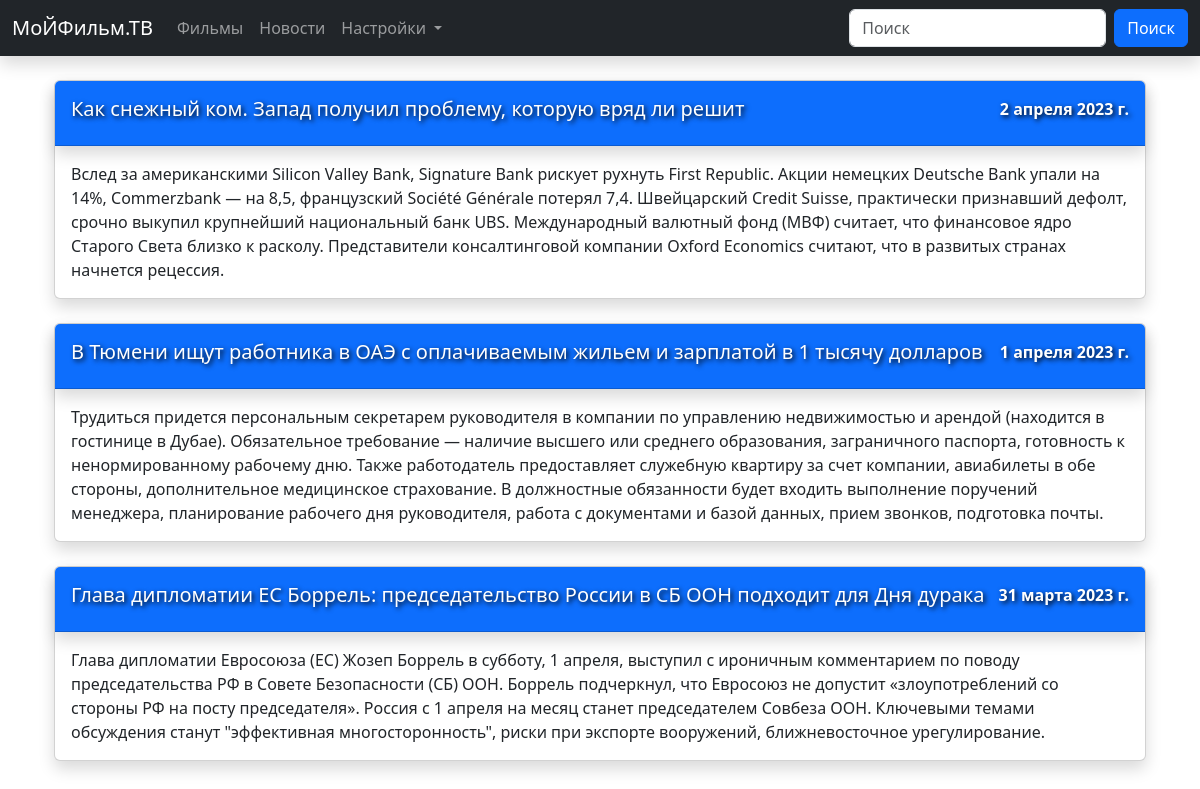
Page /news/ on the committed database.
### news/models.py (models this page shows, shortened)
class News(models.Model):
    headline = models.CharField(max_length=255)
    body = models.TextField(blank=True)
    date = models.DateField()
    class Meta:
        verbose_name = 'Новость'
        verbose_name_plural = 'Новости'

### news/views.py (the view)
# urls.py: path('news/', include('news.urls')),
def news(request):
    newss = News.objects.all().order_by('-date')
    data = {'newss': newss}
    return render(request, 'news/news.html', context=data)

### templates/news/news.html (shortened to what this page needs)
{% extends 'base.html' %}
{% block navbar %}
  {% include 'components/navbar.html' %}
{% endblock %}
{% block content %}
    <div class="container">
      {% for news in newss %}
        <div class="card mb-4 shadow">
          <div class="card-header d-flex justify-content-between p-3 bg-primary text-white text-card-shadow shadow">
            <div>
              <h5>{{ news.headline }}</h5>
            </div>
            <div>
              <strong>{{ news.date }}</strong>
            </div>
          </div>
          <div class="card-body">
            {{  news.body }}
          </div>
        </div>
      {% endfor %}
    </div>
{% endblock %}

### static/css/styles.css (style rules this page uses)
body { padding: 0; margin: 0 auto; box-sizing: border-box; margin-top: 80px; }
.text-card-shadow { text-shadow: 2px 2px 5px black; }

### rows in the picture
News: headline "Как cнежный ком. Запад получил проблему, которую вряд ли решит", date "2 апреля 2023 г.", body "Вслед за американскими Silicon Valley Bank, Signature Bank рискует рухнуть First Republic. Акции немецких Deutsche Bank упали на 14%, Commerzbank — на 8,5, французский Société Générale потерял 7,4. Швейцарский Credit Suisse, практически признавший дефолт, срочно выкупил крупнейший национальный банк UBS. Международный валютный фонд (МВФ) считает, что финансовое ядро Старого Света близко к расколу. Представители консалтинговой компании Oxford Economics считают, что в развитых странах начнется рецессия."
News: headline "В Тюмени ищут работника в ОАЭ с оплачиваемым жильем и зарплатой в 1 тысячу долларов", date "1 апреля 2023 г.", body "Трудиться придется персональным секретарем руководителя в компании по управлению недвижимостью и арендой (находится в гостинице в Дубае). Обязательное требование — наличие высшего или среднего образования, заграничного паспорта, готовность к ненормированному рабочему дню. Также работодатель предоставляет служебную квартиру за счет компании, авиабилеты в обе стороны, дополнительное медицинское страхование. В должностные обязанности будет входить выполнение поручений менеджера, планирование рабочего дня руководителя, работа с документами и базой данных, прием звонков, подготовка почты."
News: headline "Глава дипломатии ЕС Боррель: председательство России в СБ ООН подходит для Дня дурака", date "31 марта 2023 г.", body "Глава дипломатии Евросоюза (ЕС) Жозеп Боррель в субботу, 1 апреля, выступил с ироничным комментарием по поводу председательства РФ в Совете Безопасности (СБ) ООН. Боррель подчеркнул, что Евросоюз не допустит «злоупотреблений со стороны РФ на посту председателя». Россия с 1 апреля на месяц станет председателем Совбеза ООН. Ключевыми темами обсуждения станут \"эффективная многосторонность\", риски при экспорте вооружений, ближневосточное урегулирование."
